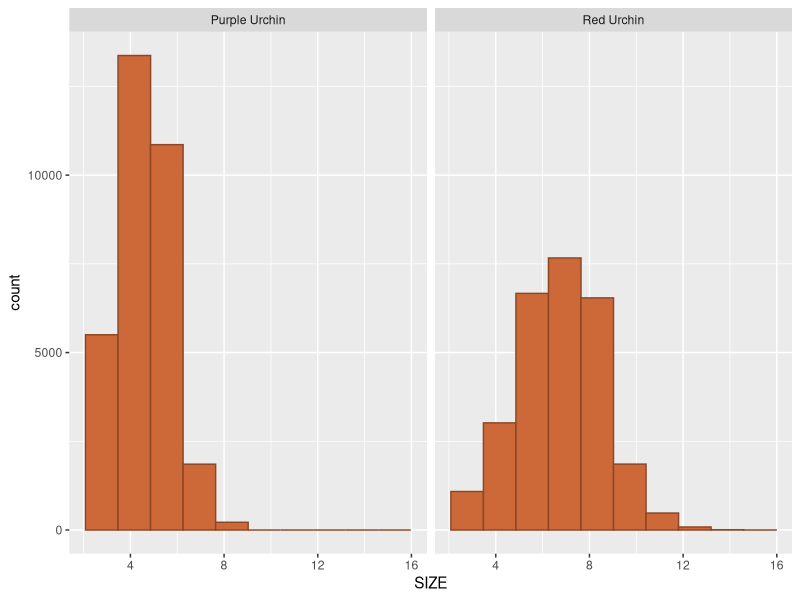

The R script that drew this image:
## ---- chunk 1
knitr::opts_chunk$set(echo = TRUE, message = FALSE, warning = FALSE)
library(tidyverse)
library(here)
## ---- chunk 2
# Attach packages
library(tidyverse)
library(here)
## ---- chunk 3
urchins <- read_csv(here("data", "urchins.csv"))
## ---- chunk 4
ggplot(data = urchins, aes(x = SIZE)) +
  geom_histogram(fill = "sienna3",
                 color = "sienna4",
                 bins = 10) +
  facet_wrap(~ COMMON_NAME)
  theme(panel.grid.major = element_blank(), panel.grid.minor = element_blank())
  labs(x = "urchin diameter (cm)")
